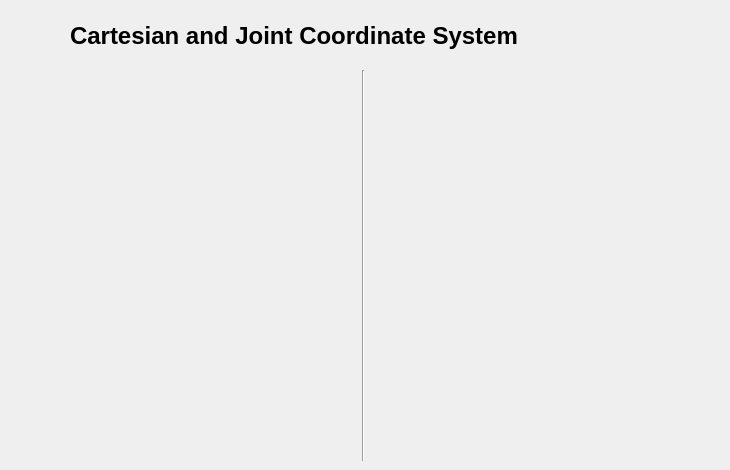
   <widget class="QWidget" name="InfoTab">
    <attribute name="title">
     <string>Info</string>
    </attribute>

    <!-- Add question mark logo at top left corner -->
    <widget class="QLabel" name="InfoIcon">
     <property name="geometry">
      <rect>
       <x>10</x>
       <y>10</y>
       <width>51</width>
       <height>51</height>
      </rect>
     </property>
     <property name="text">
      <string/>
     </property>
     <property name="pixmap">
      <pixmap>images/info.png</pixmap>
     </property>
     <property name="scaledContents">
      <bool>true</bool>
     </property>
    </widget>

    <!-- 
    Add Text next to question mark logo saying:
    "cartesian and joint coordinate system"
     -->
    <widget class="QLabel" name="InfoText">
     <property name="geometry">
      <rect>
       <x>70</x>
       <y>10</y>
       <width>471</width>
       <height>51</height>
      </rect>
     </property>
     <property name="font">
      <font>
       <pointsize>18</pointsize>
       <weight>75</weight>
       <bold>true</bold>
      </font>
     </property>
     <property name="text">
      <string>Cartesian and Joint Coordinate System</string>
     </property>
    </widget>

    <!-- Add vertical line to separate text and images -->
    <widget class="Line" name="InfoHLine">
     <property name="geometry">
      <rect>
       <x>353</x>
       <y>70</y>
       <width>20</width>
       <height>391</height>
      </rect>
     </property>
     <property name="orientation">
      <enum>Qt::Vertical</enum>
     </property>
    </widget>

    <!-- Cartesian coordinate system image -->
    <widget class="QLabel" name="CartesianSystemImage">
     <property name="geometry">
      <rect>
       <x>10</x>
       <y>110</y>
       <width>341</width>
       <height>291</height>
      </rect>
     </property>
     <property name="styleSheet">
      <string notr="true"/>
     </property>
     <property name="text">
      <string/>
     </property>
     <property name="pixmap">
      <pixmap>images/cartesian_system.png</pixmap>
     </property>
     <property name="scaledContents">
      <bool>true</bool>
     </property>
    </widget>

    <!-- Joint coordinate system image -->
    <widget class="QLabel" name="JointSystemImage">
     <property name="geometry">
      <rect>
       <x>380</x>
       <y>110</y>
       <width>341</width>
       <height>291</height>
      </rect>
     </property>
     <property name="text">
      <string/>
     </property>
     <property name="pixmap">
      <pixmap>images/dobot_joints_system.png</pixmap>
     </property>
     <property name="scaledContents">
      <bool>true</bool>
     </property>
    </widget>
   </widget>
